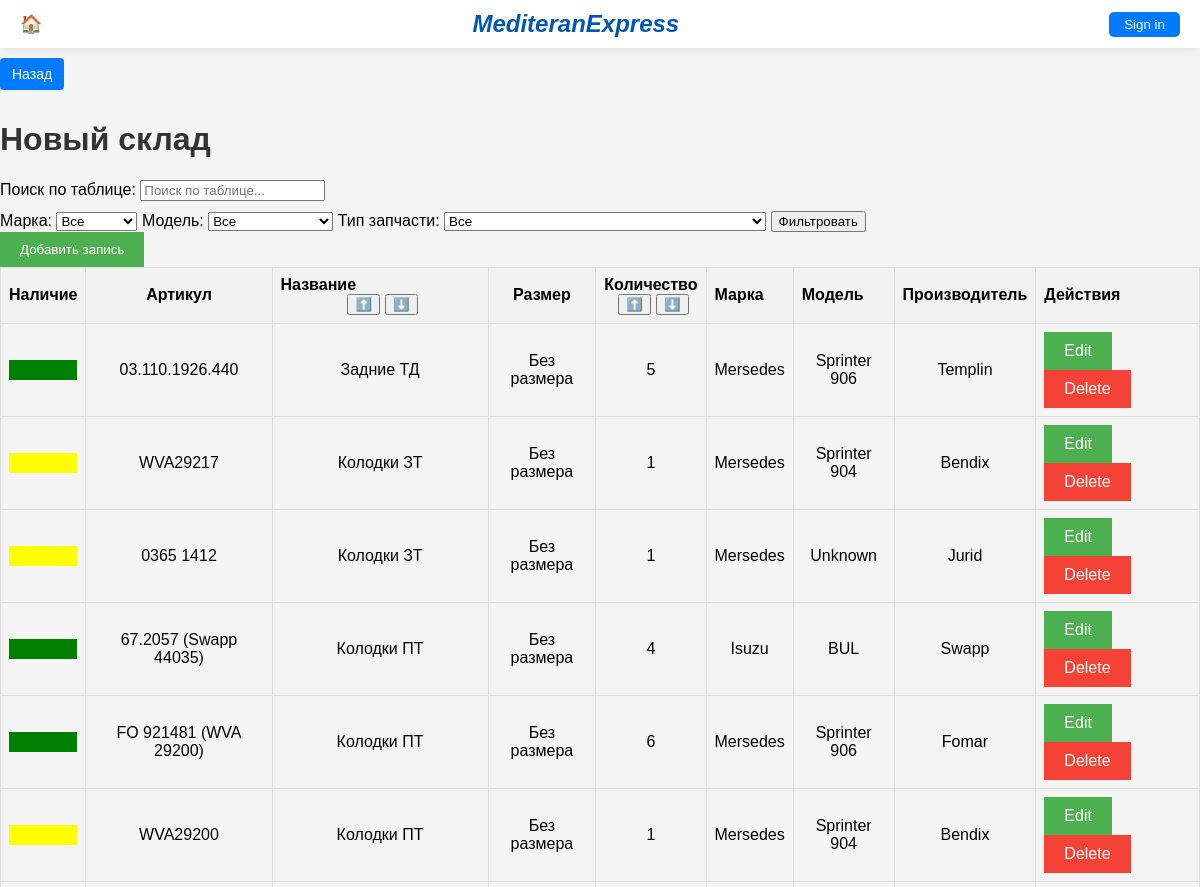
Before: /warehouse-new/ (upper part) with the older database file.
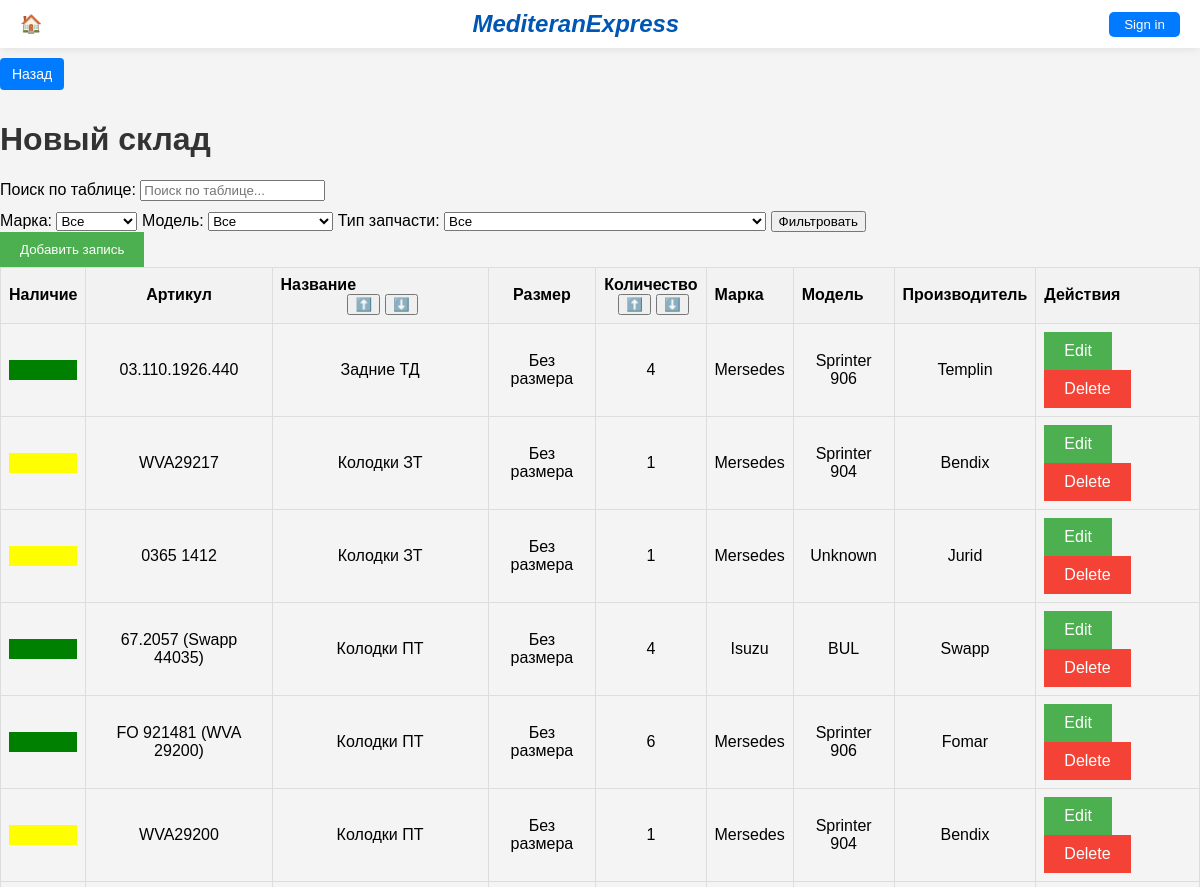
After: the same page with the newer database file.
### main/models.py (models this page shows, shortened)
class Item(models.Model):
    availability = models.CharField(max_length=10, default='green', blank=True)
    article = models.CharField(max_length=100, unique=True)
    name = models.CharField(max_length=100)
    size = models.CharField(max_length=100, blank=True, null=True)
    quantity = models.PositiveIntegerField(default=0)
    brand = models.CharField(max_length=100)
    model = models.CharField(max_length=100)
    manufacturer = models.CharField(max_length=100)
    part_type = models.CharField(max_length=100)
    engine_part = models.ForeignKey(EngineParts, on_delete=models.CASCADE, null=True, blank=True)
    transmission_part = models.ForeignKey(TransmissionParts, on_delete=models.CASCADE, null=True, blank=True)
    pneumatic_part = models.ForeignKey(PneumaticParts, on_delete=models.CASCADE, null=True, blank=True)
    chassis_parts = models.ForeignKey(ChassisParts, on_delete=models.CASCADE, null=True, blank=True)
    brake_part = models.ForeignKey(BrakeParts, on_delete=models.CASCADE, null=True, blank=True)
    steering_part = models.ForeignKey(SteeringParts, on_delete=models.CASCADE, null=True, blank=True)
    electricity_part = models.ForeignKey(ElectricityParts, on_delete=models.CASCADE, null=True, blank=True)
    climate_part = models.ForeignKey(ClimateParts, on_delete=models.CASCADE, null=True, blank=True)
    carbody_part = models.ForeignKey(CarBodyParts, on_delete=models.CASCADE, null=True, blank=True)
    interior_part = models.ForeignKey(InteriorParts, on_delete=models.CASCADE, null=True, blank=True)
    maintenance_part = models.ForeignKey(MaintenanceParts, on_delete=models.CASCADE, null=True, blank=True)
    liquids_part = models.ForeignKey(LiquidsParts, on_delete=models.CASCADE, null=True, blank=True)
    from django.db import models

### main/views.py (the view)
# urls.py: path('warehouse-new/', views.warehouse_new, name='warehouse_new'),
def warehouse_new(request):
    sort_by = request.GET.get('sort_by', 'name')  # Default sorting by name
    order = request.GET.get('order', 'asc')  # Default order is ascending
    if order == 'desc':
        sort_by = '-' + sort_by
    items = Item.objects.all()
    brand_name = request.GET.get('brand')
    if brand_name:
        items = items.filter(brand=brand_name)
    model_name = request.GET.get('model')
    if model_name:
        items = items.filter(model=model_name)
    part_type = request.GET.get('part_type')
    if part_type:
        items = items.filter(part_type=part_type)
    items = items.order_by(sort_by)
    brands = Brand.objects.all()
    models = Model.objects.all()
    context = {
        'items': items,
        'brands': brands,
        'models': models,
        'order': order,
    }
    return render(request, 'main/warehouse_new.html', context)

### main/templates/main/warehouse_new.html (shortened to what this page needs)
{% extends 'main/base.html' %}
{% block content %}
             <a href="{% url 'garage' %}" class="back-button">Назад</a>
<h1>Новый склад</h1>
<div class="filter-container">
    <div class="search-container">
        <label for="searchInput">Поиск по таблице:</label>
        <input type="text" id="searchInput" placeholder="Поиск по таблице...">
    </div>
    <form method="GET" action="{% url 'warehouse_new' %}">
        <label for="brand">Марка:</label>
        <select name="brand" id="brand">
            <option value="">Все</option>
        </select>
        <label for="model">Модель:</label>
        <select name="model" id="model">
            <option value="">Все</option>
        </select>
        <label for="partTypeFilter">Тип запчасти:</label>
        <select id="partTypeFilter" name="part_type">
            <option value="">Все</option>
        </select>
        <button type="submit" class="btn-filter">Фильтровать</button>
    </form>
</div>
<button id="addItemBtn" class="btn" onclick="openAddItemForm()">Добавить запись</button>
<table id="warehouseTable">
    <thead>
        <tr>
            <th class="center-text">Наличие</th>
            <th class="center-text">Артикул</th>
             <th>
                Название
                <div class="sort-buttons">
                    <form method="get" style="display: inline;">
                        <button type="submit">⬆️</button>
                    </form>
                    <form method="get" style="display: inline;">
                        <button type="submit">⬇️</button>
                    </form>
                </div>
            </th>
            <th class="center-text">Размер</th>
            <th class="center-text">
                Количество
                <div class="sort-buttons">
                    <form method="get" style="display: inline;">
                        <button type="submit">⬆️</button>
                    </form>
                    <form method="get" style="display: inline;">
                        <button type="submit">⬇️</button>
                    </form>
                </div>
            </th>
            <th>Марка</th>
            <th>Модель</th>
            <th>Производитель</th>
            <th>Действия</th>
        </tr>
    </thead>
    <tbody>
        {% for item in items %}
            <tr>
                <td class="center-text">
                    <span class="{% if item.quantity == 0 %}availability-red{% elif item.quantity == 1 %}availability-yellow{% elif item.quantity > 1 %}availability-green{% endif %}"></span>
                </td>
                <td class="center-text">{{ item.article }}</td>
                <td class="center-text">{{ item.name }}</td>
                <td class="center-text">{{ item.size }}</td>
                <td class="center-text">{{ item.quantity }}</td>
                <td class="center-text">{{ item.brand }}</td>
                <td class="center-text">{{ item.model }}</td>
                <td class="center-text">{{ item.manufacturer }}</td>
                <td>
                    <a href="{% url 'warehouse_item_edit' item_id=item.id %}" class="btn">Edit</a>
                    <a href="{% url 'delete_item' item_id=item.id %}" class="btn btn-delete" onclick="return confirm('Вы уверены, что хотите удалить этот элемент?');">Delete</a>
                </td>
            </tr>
        {% endfor %}
    </tbody>
</table>
{% endblock %}

Changed rows visible on the page:
changed Item "Задние ТД": quantity "5" → "4"
